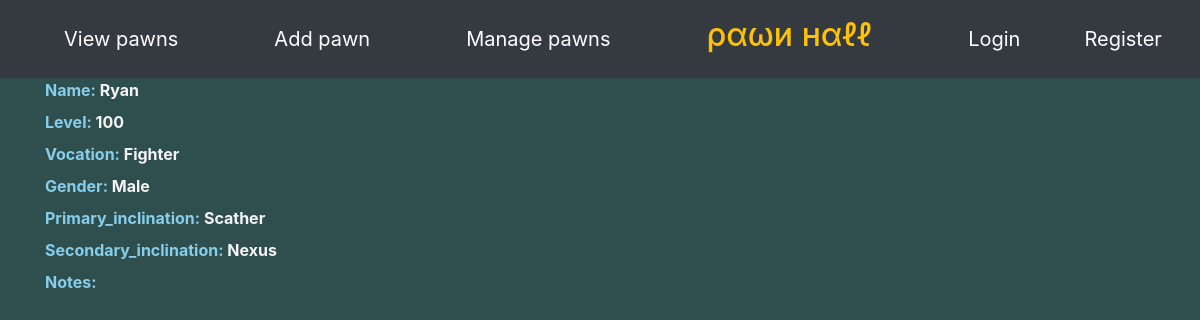
The app's page /pawn/6/ with its own data.
### pawnlisting/models.py (models this page shows, shortened)
class Pawn(models.Model):
    id = models.AutoField(primary_key=True)
    name = models.CharField(max_length=30)
    vocation = models.CharField(max_length=20, choices=build_choices(vocations))
    level = models.IntegerField()
    gender = models.CharField(max_length=10, choices=build_choices(genders))
    PRIMARY_INCLINATION_CHOICES = build_choices(inclinations)
    SECONDARY_INCLINATION_CHOICES = PRIMARY_INCLINATION_CHOICES[:] + [("None", "None")]
    primary_inclination = models.CharField(max_length=30, choices=PRIMARY_INCLINATION_CHOICES)
    secondary_inclination= models.CharField(max_length=30, choices=SECONDARY_INCLINATION_CHOICES)
    notes = models.TextField(max_length=1000, blank=True)
    picture = models.ImageField(upload_to="pawn_pictures/", null=True, blank=True)
    created_by = models.ForeignKey("auth.User", null=False, on_delete=models.CASCADE)
    last_modified = models.DateTimeField(default=timezone.now)

### pawnlisting/views.py (the view)
# urls.py: path('pawn/<pk>/', views.PawnDetail.as_view(), name="view_pawn"),
class PawnDetail(DetailView):
    model = Pawn
    template_name = "pawnlisting/pawn_detail.html"

### pawnlisting/templates/pawnlisting/pawn_detail.html (shortened to what this page needs)
{% include "pawnlisting/base.html" %}
<b>
<div class="container">
  <div class="row flex-nowrap">
    <div class="col">
        <div>
            <label> Name: </label>
            {{ pawn.name }}
        </div>
        <div>
            <label> Level: </label>
            {{ pawn.level }}
        </div>
        <div>
            <label> Vocation: </label>
            {{ pawn.vocation }}
        </div>
        <div>
            <label> Gender: </label>
            {{ pawn.gender }}
        </div>
        <div>
            <label> Primary_inclination: </label>
            {{ pawn.primary_inclination}}
        </div>
        <div>
            <label> Secondary_inclination: </label>
            {{ pawn.secondary_inclination}}
        </div>
        <div>
            <label> Notes: </label>
        </div>
    </div>
    <div class="col">
    </div>
  </div>
</div>
</b>

### pawnlisting/static/pawnlisting/css/base.css (style rules this page uses)
label { color: skyblue }
div { color: whitesmoke; }

### records on screen
Pawn: name "Ryan", level "100", vocation "Fighter", gender "Male", primary_inclination "Scather", secondary_inclination "Nexus"
